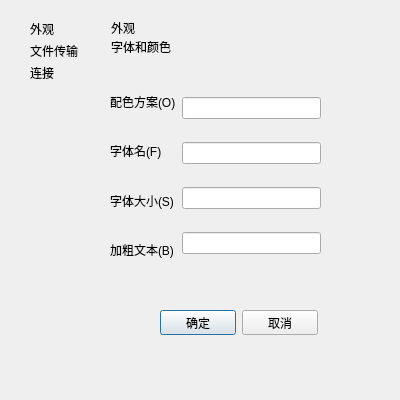
<?xml version="1.0" encoding="UTF-8"?>
<ui version="4.0">
 <class>feature</class>
 <widget class="QDialog" name="feature">
  <property name="geometry">
   <rect>
    <x>0</x>
    <y>0</y>
    <width>400</width>
    <height>400</height>
   </rect>
  </property>
  <property name="minimumSize">
   <size>
    <width>400</width>
    <height>400</height>
   </size>
  </property>
  <property name="maximumSize">
   <size>
    <width>400</width>
    <height>400</height>
   </size>
  </property>
  <property name="windowTitle">
   <string>Dialog</string>
  </property>
  <widget class="QWidget" name="layoutWidget">
   <property name="geometry">
    <rect>
     <x>30</x>
     <y>20</y>
     <width>73</width>
     <height>61</height>
    </rect>
   </property>
   <layout class="QVBoxLayout" name="verticalLayout">
    <item>
     <widget class="QLabel" name="label_2">
      <property name="text">
       <string>外观</string>
      </property>
     </widget>
    </item>
    <item>
     <widget class="QLabel" name="label_3">
      <property name="text">
       <string>文件传输</string>
      </property>
     </widget>
    </item>
    <item>
     <widget class="QLabel" name="connectlabel">
      <property name="text">
       <string>连接</string>
      </property>
     </widget>
    </item>
   </layout>
  </widget>
  <widget class="QWidget" name="layoutWidget">
   <property name="geometry">
    <rect>
     <x>110</x>
     <y>80</y>
     <width>211</width>
     <height>191</height>
    </rect>
   </property>
   <layout class="QHBoxLayout" name="horizontalLayout">
    <item>
     <layout class="QVBoxLayout" name="verticalLayout_2">
      <item>
       <widget class="QLabel" name="label_5">
        <property name="text">
         <string>配色方案(O)</string>
        </property>
       </widget>
      </item>
      <item>
       <widget class="QLabel" name="label_6">
        <property name="text">
         <string>字体名(F)</string>
        </property>
       </widget>
      </item>
      <item>
       <widget class="QLabel" name="label_7">
        <property name="text">
         <string>字体大小(S)</string>
        </property>
       </widget>
      </item>
      <item>
       <widget class="QLabel" name="label_8">
        <property name="text">
         <string>加粗文本(B)</string>
        </property>
       </widget>
      </item>
     </layout>
    </item>
    <item>
     <layout class="QVBoxLayout" name="verticalLayout_3">
      <item>
       <widget class="QLineEdit" name="colorSchemelineEdit"/>
      </item>
      <item>
       <widget class="QLineEdit" name="fontNamelineEdit"/>
      </item>
      <item>
       <widget class="QLineEdit" name="fontSizelineEdit"/>
      </item>
      <item>
       <widget class="QLineEdit" name="boldTextlineEdit"/>
      </item>
     </layout>
    </item>
   </layout>
  </widget>
  <widget class="QWidget" name="layoutWidget">
   <property name="geometry">
    <rect>
     <x>111</x>
     <y>21</y>
     <width>62</width>
     <height>32</height>
    </rect>
   </property>
   <layout class="QVBoxLayout" name="verticalLayout_4">
    <item>
     <widget class="QLabel" name="label">
      <property name="text">
       <string>外观</string>
      </property>
     </widget>
    </item>
    <item>
     <widget class="QLabel" name="label_4">
      <property name="text">
       <string>字体和颜色</string>
      </property>
     </widget>
    </item>
   </layout>
  </widget>
  <widget class="QWidget" name="">
   <property name="geometry">
    <rect>
     <x>160</x>
     <y>310</y>
     <width>158</width>
     <height>25</height>
    </rect>
   </property>
   <layout class="QHBoxLayout" name="horizontalLayout_2">
    <item>
     <widget class="QPushButton" name="OKButton">
      <property name="text">
       <string>确定</string>
      </property>
     </widget>
    </item>
    <item>
     <widget class="QPushButton" name="cancelpushButton_2">
      <property name="text">
       <string>取消</string>
      </property>
     </widget>
    </item>
   </layout>
  </widget>
 </widget>
 <resources/>
 <connections/>
</ui>
